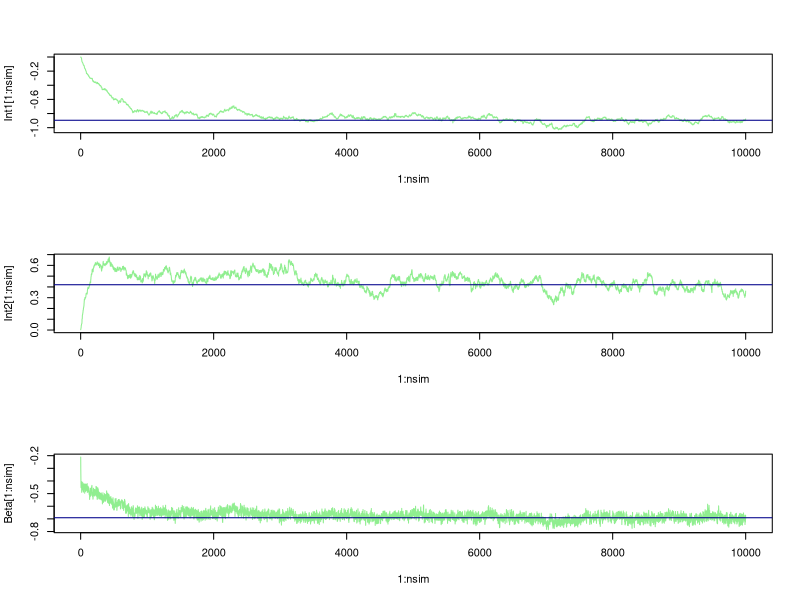

This chart was generated by the following R code:
# File: Albert and Chib (Ordered Probit).r
# Generate Ordered Categorical Data and run Gibbs Sampler Using A&C Section 4.1
# CUMULATIVE PROBIT MODEL: pr(class j)=phi(int_j - x*beta) 
# 		Note: higher beta --> more likely to be in higher class
# NOTE: May require to converge depending on choice of intercept values (more extreme take longer to converge)
# August 28, 2015
##################################
library(mvtnorm)
library(MASS)  				# For polr function

# Simulate data
 set.seed(250)
 n<-1000				      # Sample Size
 int1<--1				      # Intercept 1 has to be less than int2
 int2<-.5             # Intecept 2 has to be greater than int1
 beta<--.75		        # Regression Coefs 
 x<-sample(0:4,n,replace=T)	# Covariate
 eta<-x*beta				 
 
 z<-rnorm(n,eta,1)
 y<-rep(0,n)
 y[z<=int1]<-1
 y[int1<z& z<=int2]<-2
 y[int2<z]<-3
 ns<-table(y)	 	        # Sample size in each category

# Priors on Beta=c(alpha, beta)
  beta0<-0			    # Prior Mean for Beta
  vbeta0<-100		    # Prior Cov of Beta (vague)

#Initial Values
  int1<-int2<-0
  beta<-0

# Create vectors to store results
  nsim<-10000
  z<-rep(0,n)				# Latent Normal Variable
  Beta<-rep(0,nsim)
  Int1<-Int2<-rep(0,nsim)

# Posterior Variance of Beta (Can update outside of sampler)
  prec0<-1/vbeta0
  vbeta<-1/(prec0+sum(x^2))

###################
# GIBBS SAMPLER	  #
###################
tmp<-proc.time()
for (i in 1:nsim) {

 # Draw Latent Variable, z, from its full conditional, given y
   muz<-x*beta							# Update Mean of Z
   
 # Update z using inverse CDF method (could also use tnorm function in msm package)
   z[y==1]<-qnorm(runif(n,0,pnorm(int1,muz,1)),muz,1)[y==1]
   z[y==2]<-qnorm(runif(n,pnorm(int1,muz,1),pnorm(int2,muz,1)),muz,1)[y==2]
   z[y==3]<-qnorm(runif(n,pnorm(int2,muz,1),1),muz,1)[y==3]
   
 # Update intercepts
   Int1[i]<-int1<-runif(1,max(z[y==1]),min(min(z[y==2]),int2))  
   Int2[i]<-int2<-runif(1,max(max(z[y==2]),int1),min(z[y==3]))  

 # Posterior mean of Beta|Z
   mbeta <- vbeta%*%(prec0%*%beta0+crossprod(x,z))

 # Draw Beta=c(alpha,beta) from its full conditional
   Beta[i]<-beta<-rnorm(1,mbeta,sqrt(vbeta))
  
   if(i%%100==0){
     print(i)
    # print(int1)
    # print(int2)
    # print(beta)
   }
 }

proc.time()-tmp

# Get Summaries
mean.beta<-mean(Beta[5001:nsim])
mean.int1<-mean(Int1[5001:nsim])
mean.int2<-mean(Int2[5001:nsim])

# Compare Estimates
polr(as.factor(y)~x,method="probit")
c(mean.int1,mean.int2,mean.beta)

# Trace Plots
par(mfrow=c(3,1))
plot(1:nsim,Int1[1:nsim],type="l",col="lightgreen")
abline(h=mean.int1,col="blue4")
plot(1:nsim,Int2[1:nsim],type="l",col="lightgreen")
abline(h=mean.int2,col="blue4")
plot(1:nsim,Beta[1:nsim],type="l",col="lightgreen")
abline(h=mean.beta,col="blue4")
